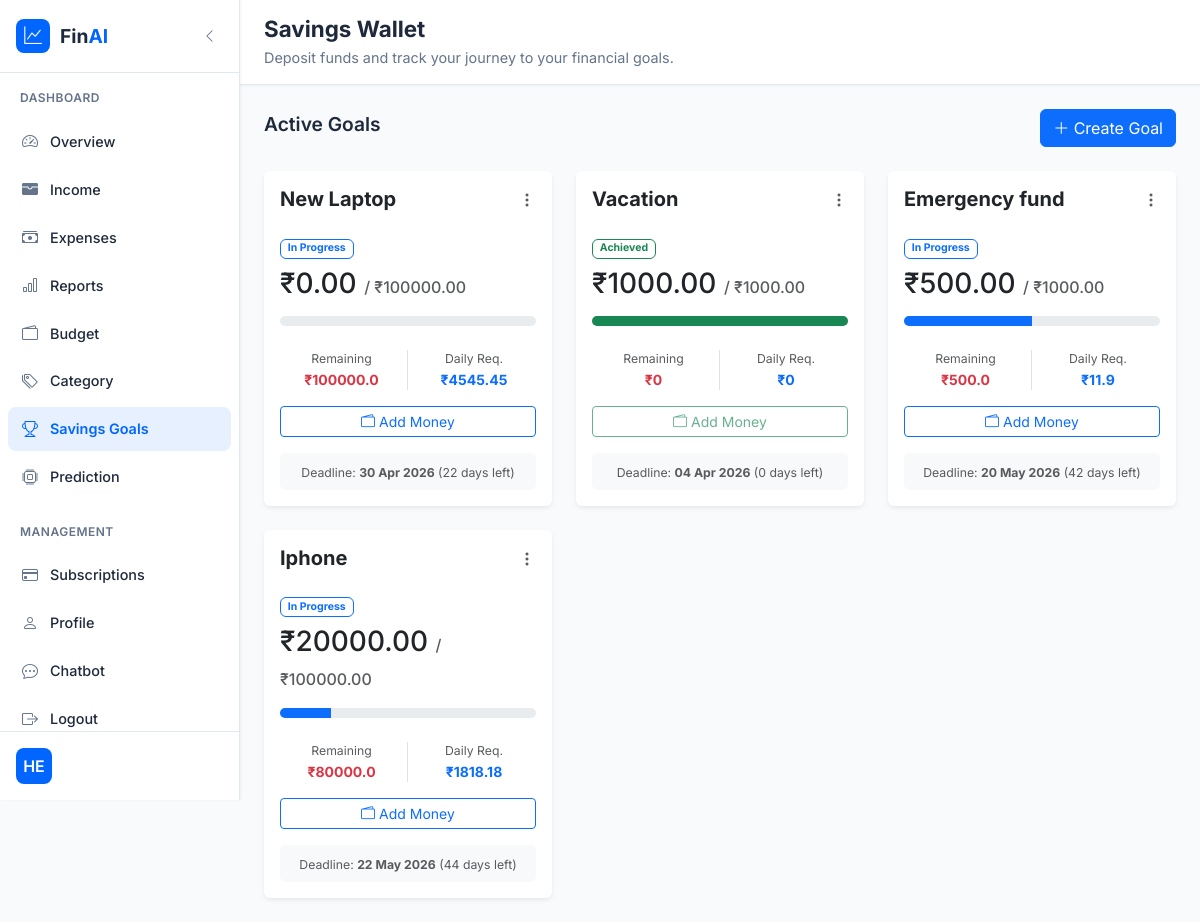
Screenshot of /savings_goals/ (signed in) with the database file from the repository.
### app/models.py (models this page shows, shortened)
class SavingsGoal(models.Model):
    user = models.ForeignKey(User, on_delete=models.CASCADE)
    goal_name = models.CharField(max_length=200)
    target_amount = models.DecimalField(max_digits=12, decimal_places=2)
    deadline = models.DateField()
    created_at = models.DateTimeField(auto_now_add=True)

### app/views.py (the view, shortened to what this page needs)
# urls.py: path('savings_goals/', views.savings_goals, name='savings_goals'),
def savings_goals(request):
    raw_goals = SavingsGoal.objects.filter(user=request.user)
    goals_data = []
    for g in raw_goals:
        saved_amount = sum(d.amount for d in g.transactions.all())
        remaining = max(0, float(g.target_amount) - float(saved_amount))
        progress = min(100, (float(saved_amount) / float(g.target_amount)) * 100) if g.target_amount > 0 else 0
        days_left = (g.deadline - timezone.now().date()).days
        daily_req = round(remaining / days_left, 2) if days_left > 0 else remaining
        status = "Achieved" if progress >= 100 else "In Progress"
        color = "success" if progress >= 100 else "primary"
        goals_data.append({
            'obj': g,
            'saved_amount': saved_amount,
            'remaining': remaining,
            'progress': progress,
            'daily_required': daily_req,
            'days_left': max(0, days_left),
            'status': status,
            'color': color
        })
    return render(request, 'savings_wallet.html', {'goals': goals_data})

### templates/savings_wallet.html (shortened to what this page needs)
{% extends 'dashboard.html' %}
{% block main %}
<main class="main-content">
    <header class="top-header">
        <div class="d-flex align-items-center gap-3">
            <div class="page-title">
                <h1>Savings Wallet</h1>
                <p>Deposit funds and track your journey to your financial goals.</p>
            </div>
        </div>
    </header>
    <div class="dashboard-content">
        <div class="d-flex justify-content-between align-items-center mb-4">
            <h2 class="section-title">Active Goals</h2>
            <button class="btn btn-primary" data-bs-toggle="modal" data-bs-target="#addGoalModal">
                <i class="bi bi-plus-lg"></i> Create Goal
            </button>
        </div>
        <div class="row g-4">
            {% for goal in goals %}
            <div class="col-md-6 col-lg-4">
                <div class="card h-100 shadow-sm border-0">
                    <div class="card-body">
                        <div class="d-flex justify-content-between mb-3">
                            <h5 class="fw-bold">{{ goal.obj.goal_name }}</h5>
                            <div class="dropdown">
                                <button class="btn btn-link text-muted p-0" data-bs-toggle="dropdown">
                                    <i class="bi bi-three-dots-vertical"></i>
                                </button>
                            </div>
                        </div>
                        <div class="mb-2">
                            <span class="badge bg-{{ goal.color }}-soft text-{{ goal.color }} border border-{{ goal.color }}">{{ goal.status }}</span>
                        </div>
                        <h3 class="mb-1">₹{{ goal.saved_amount }} <small class="text-muted fs-6">/ ₹{{ goal.obj.target_amount }}</small></h3>
                        <div class="progress my-3" style="height: 10px;">
                            <div class="progress-bar bg-{{ goal.color }}" style="width: {{ goal.progress }}%"></div>
                        </div>
                        <div class="row g-2 text-center mt-3 mb-3">
                            <div class="col-6 border-end">
                                <p class="text-muted small mb-0">Remaining</p>
                                <p class="fw-bold mb-0 text-danger">₹{{ goal.remaining }}</p>
                            </div>
                            <div class="col-6">
                                <p class="text-muted small mb-0">Daily Req.</p>
                                <p class="fw-bold mb-0 text-primary">₹{{ goal.daily_required }}</p>
                            </div>
                        </div>
                        <div class="d-grid gap-2">
                            <button class="btn btn-outline-{{ goal.color }} btn-sm" data-bs-toggle="modal" data-bs-target="#addMoneyModal{{ goal.obj.id }}" {% if goal.status == 'Achieved' %}disabled{% endif %}>
                                <i class="bi bi-wallet2"></i> Add Money
                            </button>
                        </div>
                        <div class="mt-3 p-2 bg-light rounded text-center">
                            <small class="text-muted">Deadline: <b>{{ goal.obj.deadline|date:"d M Y" }}</b> ({{ goal.days_left }} days left)</small>
                        </div>
                    </div>
                </div>
            </div>
            {% empty %}
            <div class="col-12 text-center py-5">
                <i class="bi bi-piggy-bank fs-1 text-muted opacity-25"></i>
                <p class="mt-3 text-muted">No goals set yet. Start planning your future!</p>
            </div>
            {% endfor %}
        </div>
    </div>
</main>
{% endblock %}

### templates/dashboard.html (shortened to what this page needs)
<!DOCTYPE html>
<html lang="en">
<head>
    <link href="https://cdn.jsdelivr.net/npm/bootstrap@5.3.0-alpha1/dist/css/bootstrap.min.css" rel="stylesheet">
    <link rel="stylesheet" href="https://cdn.jsdelivr.net/npm/bootstrap-icons@1.10.0/font/bootstrap-icons.css">
</head>
<body>
    {% block nav %}
    <aside class="sidebar">
        <div class="sidebar-header">
            <a href="#" class="brand">
                <div class="brand-icon">
                    <i class="bi bi-graph-up"></i>
                </div>
                <div class="brand-text">
                    Fin<span>AI</span>
                </div>
            </a>
            <button class="sidebar-toggle d-none d-lg-block" id="sidebarToggle" title="Collapse sidebar">
                <i class="bi bi-chevron-left"></i>
            </button>
        </div>
        <nav class="sidebar-nav">
            <div class="nav-section">
                <div class="nav-label">Dashboard</div>
                <div class="nav-item">
                    <a href="{% url 'dashboard' %}" class="nav-link {% if request.resolver_match.url_name == 'dashboard' %}active{% endif %}" data-page="dashboard">
                        <div class="nav-icon">
                            <i class="bi bi-speedometer2"></i>
                        </div>
                        <span class="nav-text">Overview</span>
                    </a>
                </div>
                <div class="nav-item">
                    <a href="{% url 'add_income' %}" class="nav-link {% if request.resolver_match.url_name == 'add_income' %}active{% endif %}" data-page="income">
                        <div class="nav-icon">
                            <i class="bi bi-wallet-fill"></i>
                        </div>
                        <span class="nav-text">Income</span>
                    </a>
                </div>
                <div class="nav-item">
                    <a href="{% url 'add_expenses' %}" class="nav-link {% if request.resolver_match.url_name == 'add_expenses' %}active{% endif %}" data-page="expenses">
                        <div class="nav-icon">
                            <i class="bi bi-cash-stack"></i>
                        </div>
                        <span class="nav-text">Expenses</span>
                    </a>
                </div>
                <div class="nav-item">
                    <a href="{% url 'expenses_report' %}" class="nav-link {% if request.resolver_match.url_name == 'expenses_report' %}active{% endif %}" data-page="reports">
                        <div class="nav-icon">
                            <i class="bi bi-bar-chart"></i>
                        </div>
                        <span class="nav-text">Reports</span>
                    </a>
                </div>
                <div class="nav-item">
                    <a href="{% url 'budget_goals' %}" class="nav-link {% if request.resolver_match.url_name == 'budget_goals' %}active{% endif %}" data-page="budget">
                        <div class="nav-icon">
                            <i class="bi bi-wallet2"></i>
                        </div>
                        <span class="nav-text">Budget</span>
                    </a>
                </div>
                <div class="nav-item">
                    <a href="/add_category" class="nav-link {% if request.path == '/add_category/' %}active{% endif %}" data-page="budget">
                        <div class="nav-icon">
                            <i class="bi bi-tags"></i>
                        </div>
                        <span class="nav-text">Category</span>
                    </a>
                </div>
                <div class="nav-item">
                    <a href="{% url 'savings_goals' %}" class="nav-link {% if request.resolver_match.url_name == 'savings_goals' %}active{% endif %}" data-page="savings">
                        <div class="nav-icon">
                            <i class="bi bi-trophy"></i>
                        </div>
                        <span class="nav-text">Savings Goals</span>
                    </a>
                </div>
                <div class="nav-item">
                    <a href="{% url 'predict' %}" class="nav-link {% if request.resolver_match.url_name == 'predict' %}active{% endif %}" data-page="reports">
                        <div class="nav-icon">
                            <i class="bi bi-cpu"></i>
                        </div>
                        <span class="nav-text">Prediction</span>
                    </a>
                </div>
            </div>
            <div class="nav-section">
                <div class="nav-label">Management</div>
                <div class="nav-item">
                    <a href="{% url 'subscription_list' %}" class="nav-link {% if request.resolver_match.url_name == 'subscription_list' %}active{% endif %}" data-page="subscriptions">
                        <div class="nav-icon">
                            <i class="bi bi-credit-card"></i>
                        </div>
                        <span class="nav-text">Subscriptions</span>
                    </a>
                </div>
                <div class="nav-item">
                    <a href="{% url 'profile_view' %}" class="nav-link {% if request.resolver_match.url_name == 'profile_view' %}active{% endif %}" data-page="profile">
                        <div class="nav-icon">
                            <i class="bi bi-person"></i>
                        </div>
                        <span class="nav-text">Profile</span>
                    </a>
                </div>
                <div class="nav-item">
                    <a href="{% url 'chatbot' %}" class="nav-link {% if request.resolver_match.url_name == 'chatbot' %}active{% endif %}" data-page="chatbot">
                        <div class="nav-icon">
                            <i class="bi bi-chat-dots"></i>
                        </div>
                        <span class="nav-text">Chatbot</span>
                    </a>
                </div>
                <div class="nav-item">
                    <a href="{% url 'user_logout' %}" class="nav-link" data-page="settings">
                        <div class="nav-icon">
                            <i class="bi bi-box-arrow-right"></i>
                        </div>
                        <span class="nav-text">Logout</span>
                    </a>
                </div>
            </div>
        </nav>
        <div class="user-profile">
            <div class="profile-content">
                <div class="profile-avatar">
                {{ user.username|slice:":2"|upper }}
                </div>
                <div class="profile-info">
                </div>
            </div>
        </div>
    </aside>
    {% endblock %}
    {% block main %}{% endblock %}
</body>
</html>

### templates/dashboard.html (style rules this page uses)
:root { --primary: #0066FF; --primary-light: #E6F0FF; --secondary: #7C3AED; --accent: #00D4AA; --dark: #1E293B; --light: #F8FAFC; --gray: #64748B; --gray-light: #F1F5F9; --success: #10B981; --warning: #F59E0B; --danger: #EF4444; --sidebar-width: 240px; --sidebar-collapsed: 70px; --transition: all 0.2s ease; }
* { margin: 0; padding: 0; box-sizing: border-box; }
body { font-family: 'Inter', sans-serif; background-color: var(--light); color: var(--dark); display: flex; min-height: 100vh; font-size: 14px; line-height: 1.5; }
.sidebar { background: white; width: var(--sidebar-width); min-height: 100vh; position: fixed; left: 0; top: 0; z-index: 100; border-right: 1px solid #E2E8F0; transition: var(--transition); box-shadow: 1px 0 3px rgba(0, 0, 0, 0.05); }
.sidebar-header { padding: 1.2rem 1rem; border-bottom: 1px solid #E2E8F0; display: flex; align-items: center; justify-content: space-between; }
.brand { display: flex; align-items: center; text-decoration: none; gap: 10px; }
.brand-icon { width: 34px; height: 34px; background: var(--primary); border-radius: 8px; display: flex; align-items: center; justify-content: center; color: white; font-size: 1.1rem; }
.brand-text { font-weight: 700; font-size: 1.2rem; color: var(--dark); }
.brand-text span { color: var(--primary); }
.sidebar-nav { padding: 1rem 0.5rem; height: calc(100vh - 140px); overflow-y: auto; }
.nav-section { margin-bottom: 1.5rem; }
.nav-label { font-size: 0.75rem; text-transform: uppercase; letter-spacing: 0.5px; color: var(--gray); font-weight: 600; margin-bottom: 0.75rem; padding: 0 0.75rem; }
.nav-item { margin-bottom: 0.25rem; }
.nav-link { display: flex; align-items: center; padding: 0.7rem 0.75rem; color: var(--dark); text-decoration: none; border-radius: 8px; transition: var(--transition); font-weight: 500; font-size: 0.9rem; }
.nav-link.active { background: var(--primary-light); color: var(--primary); font-weight: 600; }
.nav-icon { width: 20px; height: 20px; display: flex; align-items: center; justify-content: center; margin-right: 10px; color: var(--gray); font-size: 1rem; transition: var(--transition); }
.nav-link.active .nav-icon { color: var(--primary); }
.nav-text { white-space: nowrap; font-size: 0.9rem; }
.user-profile { position: absolute; bottom: 0; width: 100%; padding: 1rem; border-top: 1px solid #E2E8F0; background: white; }
.profile-content { display: flex; align-items: center; gap: 10px; }
.profile-avatar { width: 36px; height: 36px; border-radius: 8px; background: var(--primary); display: flex; align-items: center; justify-content: center; color: white; font-size: 1rem; font-weight: 600; }
.profile-info { flex: 1; }
.main-content { flex: 1; margin-left: var(--sidebar-width); transition: var(--transition); min-height: 100vh; }
.top-header { background: white; padding: 1rem 1.5rem; border-bottom: 1px solid #E2E8F0; display: flex; align-items: center; justify-content: space-between; position: sticky; top: 0; z-index: 99; box-shadow: 0 1px 3px rgba(0, 0, 0, 0.05); }
.page-title h1 { font-size: 1.4rem; font-weight: 700; color: var(--dark); margin-bottom: 0.25rem; }
.page-title p { color: var(--gray); font-size: 0.9rem; margin: 0; }
.dashboard-content { padding: 1.5rem; }
.section-title { font-size: 1.2rem; font-weight: 600; color: var(--dark); }
.sidebar-toggle { background: none; border: none; color: var(--gray); cursor: pointer; padding: 0.4rem; border-radius: 4px; transition: var(--transition); }

### rows the page displays
SavingsGoal: obj.goal_name "New Laptop", status "In Progress", saved_amount "0.00", obj.target_amount "100000.00", remaining "100000.0", daily_required "4545.45", obj.deadline "30 Apr 2026", days_left "22"
SavingsGoal: obj.goal_name "Vacation", status "Achieved", saved_amount "1000.00", obj.target_amount "1000.00", {{ goal.progress }} 100 (drawn), remaining "0", daily_required "0", obj.deadline "04 Apr 2026", days_left "0"
SavingsGoal: obj.goal_name "Emergency fund", status "In Progress", saved_amount "500.00", obj.target_amount "1000.00", {{ goal.progress }} 50.0 (drawn), remaining "500.0", daily_required "11.9", obj.deadline "20 May 2026", days_left "42"
SavingsGoal: obj.goal_name "Iphone", status "In Progress", saved_amount "20000.00", obj.target_amount "100000.00", {{ goal.progress }} 20.0 (drawn), remaining "80000.0", daily_required "1818.18", obj.deadline "22 May 2026", days_left "44"

### other values shown
{{ user.username|slice:":2"|upper }} "HE"
